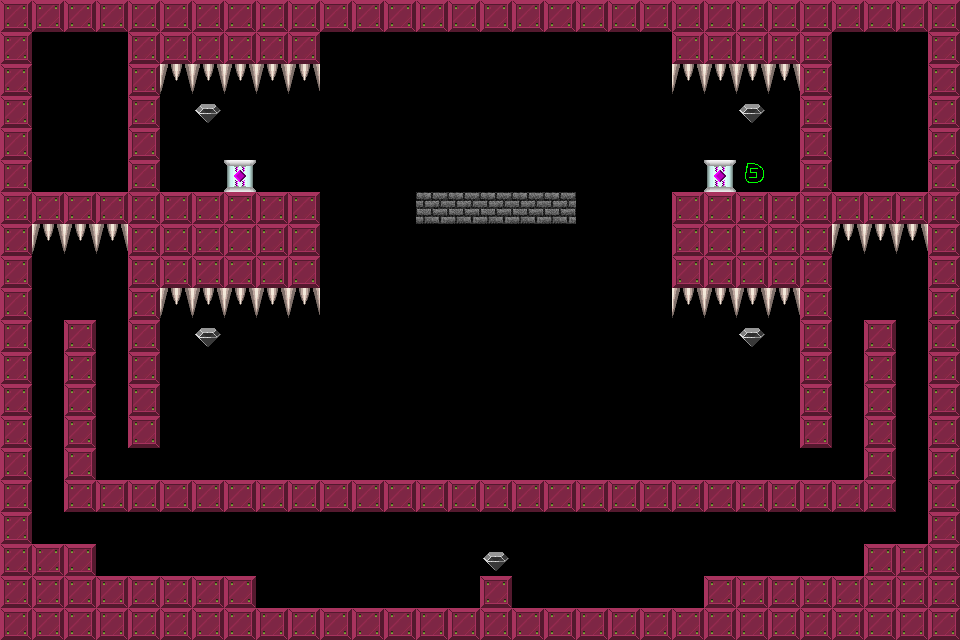

Rendered tile map (Tiled .tmx) drawn with the repository's tilesets; below, a short description and the map source with its tile grids summarised:
An orthogonal 30x20 tile map with 32x32 px tiles, 1 tile layer (Tile Layer 1).

<map version="1.0" orientation="orthogonal" width="30" height="20" tilewidth="32" tileheight="32">
 <tileset firstgid="1" name="brick-1" tilewidth="32" tileheight="32">
  <image source="brick-1.png" width="128" height="128" />
  <tile id="0">
   <properties>
    <property name="components" value="Platform" />
   </properties>
  </tile>
  <tile id="1">
   <properties>
    <property name="components" value="PlayerStart" />
   </properties>
  </tile>
  <tile id="2">
   <properties>
    <property name="components" value="Spikes, Deadly" />
   </properties>
  </tile>
  <tile id="3">
   <properties>
    <property name="components" value="Gem" />
   </properties>
  </tile>
  <tile id="4">
   <properties>
    <property name="components" value="Spikes, Deadly" />
   </properties>
  </tile>
  <tile id="5">
   <properties>
    <property name="components" value="Stone, Pushable, Platform" />
   </properties>
  </tile>
  <tile id="6">
   <properties>
    <property name="components" value="Gem, PowerUp" />
   </properties>
  </tile>
  <tile id="7">
   <properties>
    <property name="components" value="Gem, PowerDown" />
   </properties>
  </tile>
  <tile id="8">
   <properties>
    <property name="components" value="AntiStone" />
   </properties>
  </tile>
  <tile id="9">
   <properties>
    <property name="components" value="CrumbleBrick" />
   </properties>
  </tile>
 </tileset>
 <layer name="Tile Layer 1" width="30" height="20">
  <data>[600 cells, 256 non-empty, 6 distinct tile ids]</data>
 </layer>
</map>
